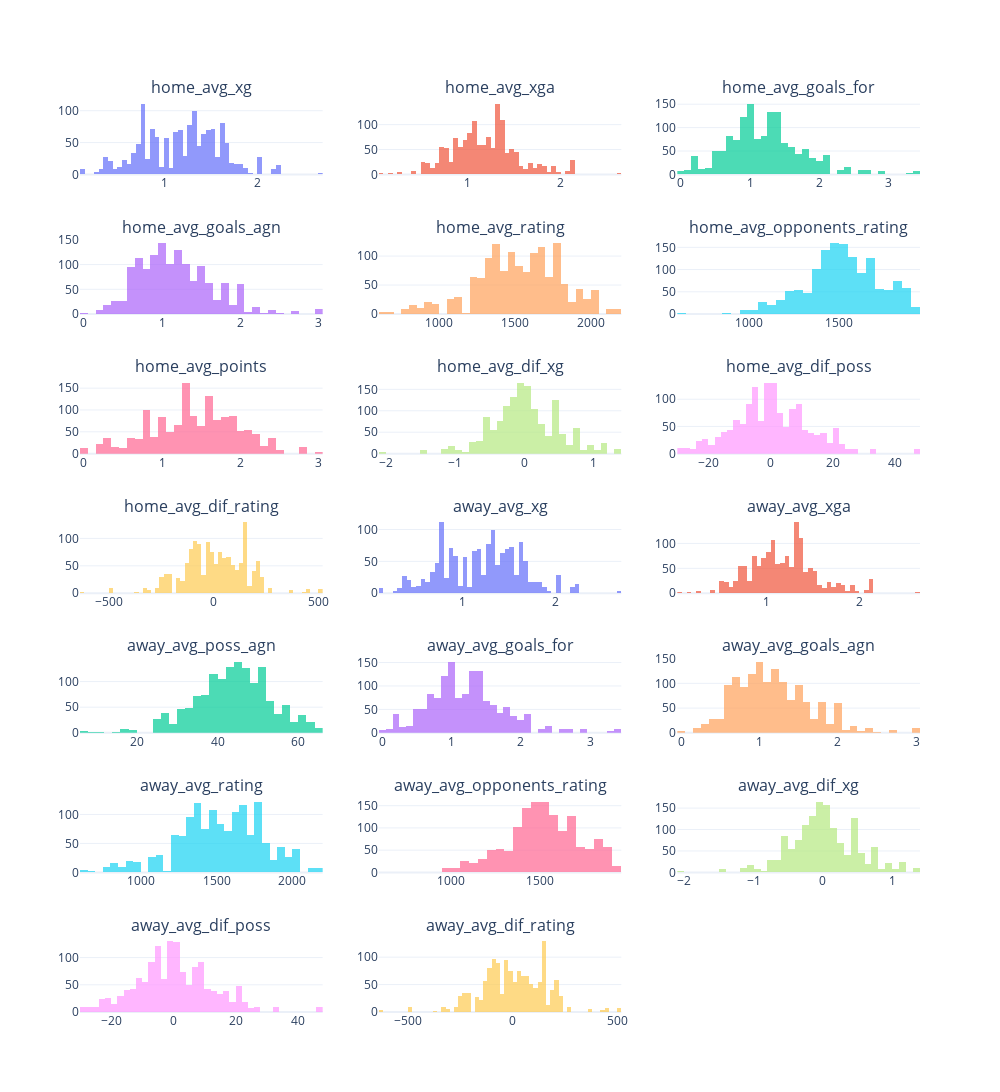

Source (notebook cell):
### Code cell
#Dropping Collinear Features
features = features.drop(['home_avg_poss_for','home_avg_poss_agn', 'home_avg_dif_goals', 'away_avg_dif_goals', 'away_avg_points', 'away_avg_poss_for'], axis=1)

#Plotting Distributions of Features
plot_distribution(features,features.columns, 'H')

### Figure 1 — Plotly figure (JSON) as saved in the notebook; plotly's stock layout.template omitted (floating-point values rounded to 4 significant figures; data arrays with more than 128 entries replaced by an {"elided": "..."} marker saying what was removed)
{"data": [{"name": "home_avg_xg", "opacity": 0.7, "type": "histogram", "x": {"elided": "1424 float values"}, "xaxis": "x", "yaxis": "y"}, {"name": "home_avg_xga", "opacity": 0.7, "type": "histogram", "x": {"elided": "1424 float values"}, "xaxis": "x2", "yaxis": "y2"}, {"name": "home_avg_goals_for", "opacity": 0.7, "type": "histogram", "x": {"elided": "1424 float values"}, "xaxis": "x3", "yaxis": "y3"}, {"name": "home_avg_goals_agn", "opacity": 0.7, "type": "histogram", "x": {"elided": "1424 float values"}, "xaxis": "x4", "yaxis": "y4"}, {"name": "home_avg_rating", "opacity": 0.7, "type": "histogram", "x": {"elided": "1424 int values"}, "xaxis": "x5", "yaxis": "y5"}, {"name": "home_avg_opponents_rating", "opacity": 0.7, "type": "histogram", "x": {"elided": "1424 float values"}, "xaxis": "x6", "yaxis": "y6"}, {"name": "home_avg_points", "opacity": 0.7, "type": "histogram", "x": {"elided": "1424 float values"}, "xaxis": "x7", "yaxis": "y7"}, {"name": "home_avg_dif_xg", "opacity": 0.7, "type": "histogram", "x": {"elided": "1424 float values"}, "xaxis": "x8", "yaxis": "y8"}, {"name": "home_avg_dif_poss", "opacity": 0.7, "type": "histogram", "x": {"elided": "1424 float values"}, "xaxis": "x9", "yaxis": "y9"}, {"name": "home_avg_dif_rating", "opacity": 0.7, "type": "histogram", "x": {"elided": "1424 float values"}, "xaxis": "x10", "yaxis": "y10"}, {"name": "away_avg_xg", "opacity": 0.7, "type": "histogram", "x": {"elided": "1424 float values"}, "xaxis": "x11", "yaxis": "y11"}, {"name": "away_avg_xga", "opacity": 0.7, "type": "histogram", "x": {"elided": "1424 float values"}, "xaxis": "x12", "yaxis": "y12"}, {"name": "away_avg_poss_agn", "opacity": 0.7, "type": "histogram", "x": {"elided": "1424 float values"}, "xaxis": "x13", "yaxis": "y13"}, {"name": "away_avg_goals_for", "opacity": 0.7, "type": "histogram", "x": {"elided": "1424 float values"}, "xaxis": "x14", "yaxis": "y14"}, {"name": "away_avg_goals_agn", "opacity": 0.7, "type": "histogram", "x": {"elided": "1424 float values"}, "xaxis": "x15", "yaxis": "y15"}, {"name": "away_avg_rating", "opacity": 0.7, "type": "histogram", "x": {"elided": "1424 int values"}, "xaxis": "x16", "yaxis": "y16"}, {"name": "away_avg_opponents_rating", "opacity": 0.7, "type": "histogram", "x": {"elided": "1424 float values"}, "xaxis": "x17", "yaxis": "y17"}, {"name": "away_avg_dif_xg", "opacity": 0.7, "type": "histogram", "x": {"elided": "1424 float values"}, "xaxis": "x18", "yaxis": "y18"}, {"name": "away_avg_dif_poss", "opacity": 0.7, "type": "histogram", "x": {"elided": "1424 float values"}, "xaxis": "x19", "yaxis": "y19"}, {"name": "away_avg_dif_rating", "opacity": 0.7, "type": "histogram", "x": {"elided": "1424 float values"}, "xaxis": "x20", "yaxis": "y20"}], "layout": {"annotations": [{"font": {"size": 16}, "showarrow": false, "text": "home_avg_xg", "x": 0.1444, "xanchor": "center", "xref": "paper", "y": 1.0, "yanchor": "bottom", "yref": "paper"}, {"font": {"size": 16}, "showarrow": false, "text": "home_avg_xga", "x": 0.5, "xanchor": "center", "xref": "paper", "y": 1.0, "yanchor": "bottom", "yref": "paper"}, {"font": {"size": 16}, "showarrow": false, "text": "home_avg_goals_for", "x": 0.8556, "xanchor": "center", "xref": "paper", "y": 1.0, "yanchor": "bottom", "yref": "paper"}, {"font": {"size": 16}, "showarrow": false, "text": "home_avg_goals_agn", "x": 0.1444, "xanchor": "center", "xref": "paper", "y": 0.8469, "yanchor": "bottom", "yref": "paper"}, {"font": {"size": 16}, "showarrow": false, "text": "home_avg_rating", "x": 0.5, "xanchor": "center", "xref": "paper", "y": 0.8469, "yanchor": "bottom", "yref": "paper"}, {"font": {"size": 16}, "showarrow": false, "text": "home_avg_opponents_rating", "x": 0.8556, "xanchor": "center", "xref": "paper", "y": 0.8469, "yanchor": "bottom", "yref": "paper"}, {"font": {"size": 16}, "showarrow": false, "text": "home_avg_points", "x": 0.1444, "xanchor": "center", "xref": "paper", "y": 0.6939, "yanchor": "bottom", "yref": "paper"}, {"font": {"size": 16}, "showarrow": false, "text": "home_avg_dif_xg", "x": 0.5, "xanchor": "center", "xref": "paper", "y": 0.6939, "yanchor": "bottom", "yref": "paper"}, {"font": {"size": 16}, "showarrow": false, "text": "home_avg_dif_poss", "x": 0.8556, "xanchor": "center", "xref": "paper", "y": 0.6939, "yanchor": "bottom", "yref": "paper"}, {"font": {"size": 16}, "showarrow": false, "text": "home_avg_dif_rating", "x": 0.1444, "xanchor": "center", "xref": "paper", "y": 0.5408, "yanchor": "bottom", "yref": "paper"}, {"font": {"size": 16}, "showarrow": false, "text": "away_avg_xg", "x": 0.5, "xanchor": "center", "xref": "paper", "y": 0.5408, "yanchor": "bottom", "yref": "paper"}, {"font": {"size": 16}, "showarrow": false, "text": "away_avg_xga", "x": 0.8556, "xanchor": "center", "xref": "paper", "y": 0.5408, "yanchor": "bottom", "yref": "paper"}, {"font": {"size": 16}, "showarrow": false, "text": "away_avg_poss_agn", "x": 0.1444, "xanchor": "center", "xref": "paper", "y": 0.3878, "yanchor": "bottom", "yref": "paper"}, {"font": {"size": 16}, "showarrow": false, "text": "away_avg_goals_for", "x": 0.5, "xanchor": "center", "xref": "paper", "y": 0.3878, "yanchor": "bottom", "yref": "paper"}, {"font": {"size": 16}, "showarrow": false, "text": "away_avg_goals_agn", "x": 0.8556, "xanchor": "center", "xref": "paper", "y": 0.3878, "yanchor": "bottom", "yref": "paper"}, {"font": {"size": 16}, "showarrow": false, "text": "away_avg_rating", "x": 0.1444, "xanchor": "center", "xref": "paper", "y": 0.2347, "yanchor": "bottom", "yref": "paper"}, {"font": {"size": 16}, "showarrow": false, "text": "away_avg_opponents_rating", "x": 0.5, "xanchor": "center", "xref": "paper", "y": 0.2347, "yanchor": "bottom", "yref": "paper"}, {"font": {"size": 16}, "showarrow": false, "text": "away_avg_dif_xg", "x": 0.8556, "xanchor": "center", "xref": "paper", "y": 0.2347, "yanchor": "bottom", "yref": "paper"}, {"font": {"size": 16}, "showarrow": false, "text": "away_avg_dif_poss", "x": 0.1444, "xanchor": "center", "xref": "paper", "y": 0.08163, "yanchor": "bottom", "yref": "paper"}, {"font": {"size": 16}, "showarrow": false, "text": "away_avg_dif_rating", "x": 0.5, "xanchor": "center", "xref": "paper", "y": 0.08163, "yanchor": "bottom", "yref": "paper"}], "autosize": false, "height": 1200, "showlegend": false, "width": 1000, "xaxis": {"anchor": "y", "domain": [0, 0.2889]}, "xaxis10": {"anchor": "y10", "domain": [0, 0.2889]}, "xaxis11": {"anchor": "y11", "domain": [0.3556, 0.6444]}, "xaxis12": {"anchor": "y12", "domain": [0.7111, 1]}, "xaxis13": {"anchor": "y13", "domain": [0, 0.2889]}, "xaxis14": {"anchor": "y14", "domain": [0.3556, 0.6444]}, "xaxis15": {"anchor": "y15", "domain": [0.7111, 1]}, "xaxis16": {"anchor": "y16", "domain": [0, 0.2889]}, "xaxis17": {"anchor": "y17", "domain": [0.3556, 0.6444]}, "xaxis18": {"anchor": "y18", "domain": [0.7111, 1]}, "xaxis19": {"anchor": "y19", "domain": [0, 0.2889]}, "xaxis2": {"anchor": "y2", "domain": [0.3556, 0.6444]}, "xaxis20": {"anchor": "y20", "domain": [0.3556, 0.6444]}, "xaxis21": {"anchor": "y21", "domain": [0.7111, 1]}, "xaxis3": {"anchor": "y3", "domain": [0.7111, 1]}, "xaxis4": {"anchor": "y4", "domain": [0, 0.2889]}, "xaxis5": {"anchor": "y5", "domain": [0.3556, 0.6444]}, "xaxis6": {"anchor": "y6", "domain": [0.7111, 1]}, "xaxis7": {"anchor": "y7", "domain": [0, 0.2889]}, "xaxis8": {"anchor": "y8", "domain": [0.3556, 0.6444]}, "xaxis9": {"anchor": "y9", "domain": [0.7111, 1]}, "yaxis": {"anchor": "x", "domain": [0.9184, 1.0]}, "yaxis10": {"anchor": "x10", "domain": [0.4592, 0.5408]}, "yaxis11": {"anchor": "x11", "domain": [0.4592, 0.5408]}, "yaxis12": {"anchor": "x12", "domain": [0.4592, 0.5408]}, "yaxis13": {"anchor": "x13", "domain": [0.3061, 0.3878]}, "yaxis14": {"anchor": "x14", "domain": [0.3061, 0.3878]}, "yaxis15": {"anchor": "x15", "domain": [0.3061, 0.3878]}, "yaxis16": {"anchor": "x16", "domain": [0.1531, 0.2347]}, "yaxis17": {"anchor": "x17", "domain": [0.1531, 0.2347]}, "yaxis18": {"anchor": "x18", "domain": [0.1531, 0.2347]}, "yaxis19": {"anchor": "x19", "domain": [0, 0.08163]}, "yaxis2": {"anchor": "x2", "domain": [0.9184, 1.0]}, "yaxis20": {"anchor": "x20", "domain": [0, 0.08163]}, "yaxis21": {"anchor": "x21", "domain": [0, 0.08163]}, "yaxis3": {"anchor": "x3", "domain": [0.9184, 1.0]}, "yaxis4": {"anchor": "x4", "domain": [0.7653, 0.8469]}, "yaxis5": {"anchor": "x5", "domain": [0.7653, 0.8469]}, "yaxis6": {"anchor": "x6", "domain": [0.7653, 0.8469]}, "yaxis7": {"anchor": "x7", "domain": [0.6122, 0.6939]}, "yaxis8": {"anchor": "x8", "domain": [0.6122, 0.6939]}, "yaxis9": {"anchor": "x9", "domain": [0.6122, 0.6939]}}}
